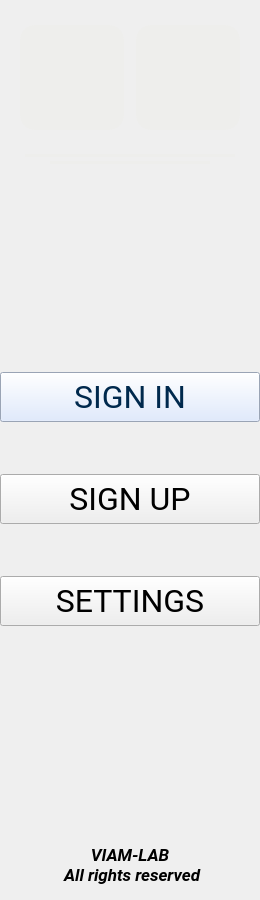
      <widget class="QWidget" name="Dashboard_signin">
       <property name="minimumSize">
        <size>
         <width>260</width>
         <height>900</height>
        </size>
       </property>
       <property name="maximumSize">
        <size>
         <width>350</width>
         <height>1080</height>
        </size>
       </property>
       <layout class="QVBoxLayout" name="verticalLayout_3" stretch="170,20,820,70">
        <property name="spacing">
         <number>0</number>
        </property>
        <property name="sizeConstraint">
         <enum>QLayout::SetDefaultConstraint</enum>
        </property>
        <property name="leftMargin">
         <number>0</number>
        </property>
        <property name="topMargin">
         <number>0</number>
        </property>
        <property name="rightMargin">
         <number>0</number>
        </property>
        <property name="bottomMargin">
         <number>0</number>
        </property>
        <item>
         <widget class="QFrame" name="Signin_logo">
          <property name="minimumSize">
           <size>
            <width>260</width>
            <height>150</height>
           </size>
          </property>
          <property name="maximumSize">
           <size>
            <width>350</width>
            <height>170</height>
           </size>
          </property>
          <property name="styleSheet">
           <string notr="true"/>
          </property>
          <property name="frameShape">
           <enum>QFrame::NoFrame</enum>
          </property>
          <property name="frameShadow">
           <enum>QFrame::Plain</enum>
          </property>
          <property name="lineWidth">
           <number>0</number>
          </property>
          <layout class="QGridLayout" name="gridLayout_4" columnstretch="1,1">
           <property name="sizeConstraint">
            <enum>QLayout::SetDefaultConstraint</enum>
           </property>
           <property name="leftMargin">
            <number>20</number>
           </property>
           <property name="topMargin">
            <number>25</number>
           </property>
           <property name="rightMargin">
            <number>20</number>
           </property>
           <property name="bottomMargin">
            <number>20</number>
           </property>
           <property name="horizontalSpacing">
            <number>12</number>
           </property>
           <property name="verticalSpacing">
            <number>0</number>
           </property>
           <item row="0" column="0">
            <widget class="QLabel" name="Logo_VIAM">
             <property name="sizePolicy">
              <sizepolicy hsizetype="Preferred" vsizetype="Preferred">
               <horstretch>0</horstretch>
               <verstretch>0</verstretch>
              </sizepolicy>
             </property>
             <property name="minimumSize">
              <size>
               <width>50</width>
               <height>50</height>
              </size>
             </property>
             <property name="styleSheet">
              <string notr="true">background-color: rgb(238, 238, 236);
border-radius:  15px;</string>
             </property>
             <property name="text">
              <string/>
             </property>
             <property name="pixmap">
              <pixmap resource="resources/icon.qrc">:/logo/LogoViam.png</pixmap>
             </property>
             <property name="scaledContents">
              <bool>true</bool>
             </property>
             <property name="alignment">
              <set>Qt::AlignCenter</set>
             </property>
            </widget>
           </item>
           <item row="0" column="1">
            <widget class="QLabel" name="Logo_BK">
             <property name="sizePolicy">
              <sizepolicy hsizetype="Preferred" vsizetype="Preferred">
               <horstretch>0</horstretch>
               <verstretch>0</verstretch>
              </sizepolicy>
             </property>
             <property name="minimumSize">
              <size>
               <width>50</width>
               <height>50</height>
              </size>
             </property>
             <property name="styleSheet">
              <string notr="true">background-color: rgb(238, 238, 236);
border-radius:  15px;</string>
             </property>
             <property name="text">
              <string/>
             </property>
             <property name="pixmap">
              <pixmap resource="resources/icon.qrc">:/logo/Logo BK.png</pixmap>
             </property>
             <property name="scaledContents">
              <bool>true</bool>
             </property>
             <property name="alignment">
              <set>Qt::AlignCenter</set>
             </property>
            </widget>
           </item>
          </layout>
         </widget>
        </item>
        <item>
         <widget class="QFrame" name="Signin_line">
          <property name="minimumSize">
           <size>
            <width>260</width>
            <height>20</height>
           </size>
          </property>
          <property name="maximumSize">
           <size>
            <width>350</width>
            <height>20</height>
           </size>
          </property>
          <property name="frameShape">
           <enum>QFrame::NoFrame</enum>
          </property>
          <property name="frameShadow">
           <enum>QFrame::Raised</enum>
          </property>
          <property name="lineWidth">
           <number>0</number>
          </property>
          <layout class="QGridLayout" name="gridLayout">
           <property name="leftMargin">
            <number>0</number>
           </property>
           <property name="topMargin">
            <number>0</number>
           </property>
           <property name="rightMargin">
            <number>0</number>
           </property>
           <property name="bottomMargin">
            <number>0</number>
           </property>
           <property name="spacing">
            <number>0</number>
           </property>
           <item row="0" column="0" alignment="Qt::AlignHCenter">
            <widget class="QFrame" name="Line">
             <property name="sizePolicy">
              <sizepolicy hsizetype="Preferred" vsizetype="Preferred">
               <horstretch>3</horstretch>
               <verstretch>0</verstretch>
              </sizepolicy>
             </property>
             <property name="minimumSize">
              <size>
               <width>210</width>
               <height>3</height>
              </size>
             </property>
             <property name="maximumSize">
              <size>
               <width>250</width>
               <height>3</height>
              </size>
             </property>
             <property name="sizeIncrement">
              <size>
               <width>0</width>
               <height>0</height>
              </size>
             </property>
             <property name="layoutDirection">
              <enum>Qt::LeftToRight</enum>
             </property>
             <property name="styleSheet">
              <string notr="true">background-color: rgb(238, 238, 236);</string>
             </property>
             <property name="frameShape">
              <enum>QFrame::NoFrame</enum>
             </property>
             <property name="frameShadow">
              <enum>QFrame::Raised</enum>
             </property>
            </widget>
           </item>
           <item row="1" column="0" alignment="Qt::AlignHCenter">
            <widget class="QFrame" name="Line_2">
             <property name="minimumSize">
              <size>
               <width>160</width>
               <height>3</height>
              </size>
             </property>
             <property name="maximumSize">
              <size>
               <width>200</width>
               <height>3</height>
              </size>
             </property>
             <property name="layoutDirection">
              <enum>Qt::LeftToRight</enum>
             </property>
             <property name="styleSheet">
              <string notr="true">background-color: rgb(238, 238, 236);</string>
             </property>
             <property name="frameShape">
              <enum>QFrame::NoFrame</enum>
             </property>
             <property name="frameShadow">
              <enum>QFrame::Raised</enum>
             </property>
            </widget>
           </item>
          </layout>
         </widget>
        </item>
        <item>
         <widget class="QFrame" name="Signin_btn">
          <property name="minimumSize">
           <size>
            <width>260</width>
            <height>660</height>
           </size>
          </property>
          <property name="maximumSize">
           <size>
            <width>350</width>
            <height>820</height>
           </size>
          </property>
          <property name="styleSheet">
           <string notr="true">QPushButton#Signin_btn_signin{ background-color: rgb(216, 229, 254); color: rgb(0, 41, 77); }</string>
          </property>
          <property name="frameShape">
           <enum>QFrame::NoFrame</enum>
          </property>
          <property name="frameShadow">
           <enum>QFrame::Raised</enum>
          </property>
          <property name="lineWidth">
           <number>0</number>
          </property>
          <layout class="QVBoxLayout" name="verticalLayout_2" stretch="0,1,1">
           <property name="spacing">
            <number>0</number>
           </property>
           <property name="leftMargin">
            <number>0</number>
           </property>
           <property name="topMargin">
            <number>150</number>
           </property>
           <property name="rightMargin">
            <number>0</number>
           </property>
           <property name="bottomMargin">
            <number>150</number>
           </property>
           <item>
            <widget class="QPushButton" name="Signin_btn_signin">
             <property name="maximumSize">
              <size>
               <width>16777215</width>
               <height>50</height>
              </size>
             </property>
             <property name="font">
              <font>
               <family>Roboto</family>
               <pointsize>24</pointsize>
               <weight>50</weight>
               <bold>false</bold>
              </font>
             </property>
             <property name="focusPolicy">
              <enum>Qt::NoFocus</enum>
             </property>
             <property name="styleSheet">
              <string notr="true"/>
             </property>
             <property name="text">
              <string>SIGN IN</string>
             </property>
             <property name="iconSize">
              <size>
               <width>35</width>
               <height>35</height>
              </size>
             </property>
             <property name="autoRepeat">
              <bool>true</bool>
             </property>
             <property name="autoExclusive">
              <bool>false</bool>
             </property>
             <property name="autoRepeatDelay">
              <number>0</number>
             </property>
             <property name="autoRepeatInterval">
              <number>0</number>
             </property>
            </widget>
           </item>
           <item>
            <widget class="QPushButton" name="Signin_btn_signup">
             <property name="maximumSize">
              <size>
               <width>16777215</width>
               <height>50</height>
              </size>
             </property>
             <property name="font">
              <font>
               <family>Roboto</family>
               <pointsize>24</pointsize>
               <weight>50</weight>
               <bold>false</bold>
              </font>
             </property>
             <property name="focusPolicy">
              <enum>Qt::NoFocus</enum>
             </property>
             <property name="text">
              <string>SIGN UP</string>
             </property>
            </widget>
           </item>
           <item>
            <widget class="QPushButton" name="Signin_btn_settings">
             <property name="maximumSize">
              <size>
               <width>16777215</width>
               <height>50</height>
              </size>
             </property>
             <property name="font">
              <font>
               <family>Roboto</family>
               <pointsize>24</pointsize>
               <weight>50</weight>
               <bold>false</bold>
              </font>
             </property>
             <property name="focusPolicy">
              <enum>Qt::NoFocus</enum>
             </property>
             <property name="text">
              <string>SETTINGS</string>
             </property>
            </widget>
           </item>
          </layout>
          <zorder>Signin_btn_settings</zorder>
          <zorder>Signin_btn_signup</zorder>
          <zorder>Signin_btn_signin</zorder>
         </widget>
        </item>
        <item alignment="Qt::AlignBottom">
         <widget class="QLabel" name="Signin_text">
          <property name="minimumSize">
           <size>
            <width>260</width>
            <height>70</height>
           </size>
          </property>
          <property name="maximumSize">
           <size>
            <width>350</width>
            <height>70</height>
           </size>
          </property>
          <property name="font">
           <font>
            <family>Roboto</family>
            <pointsize>13</pointsize>
            <weight>75</weight>
            <italic>true</italic>
            <bold>true</bold>
           </font>
          </property>
          <property name="layoutDirection">
           <enum>Qt::LeftToRight</enum>
          </property>
          <property name="styleSheet">
           <string notr="true"/>
          </property>
          <property name="text">
           <string>VIAM-LAB 
 All rights reserved</string>
          </property>
          <property name="scaledContents">
           <bool>false</bool>
          </property>
          <property name="alignment">
           <set>Qt::AlignCenter</set>
          </property>
         </widget>
        </item>
       </layout>
      </widget>
